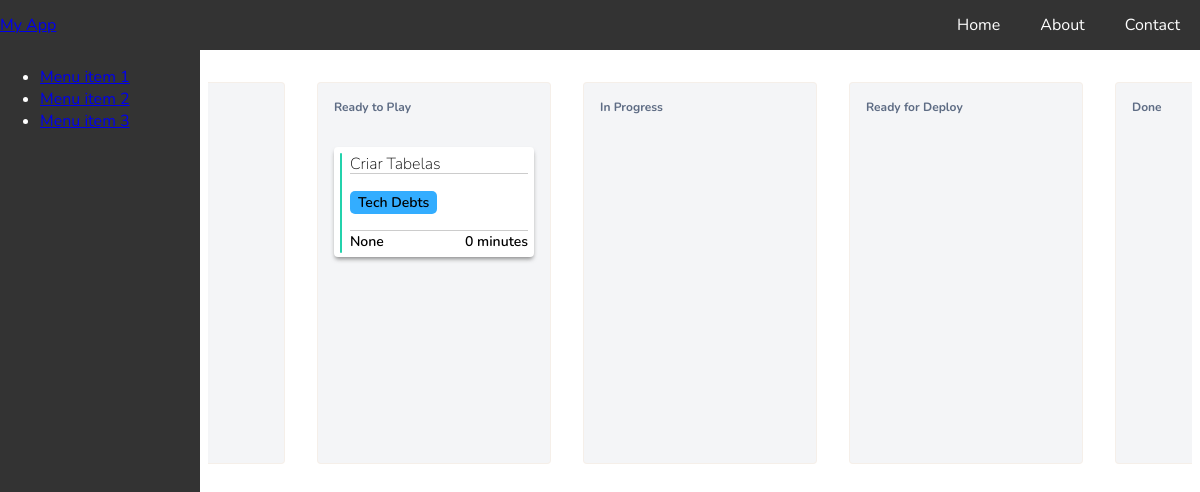
The page / on the database its author committed.
### core/models.py (models this page shows, shortened)
class Card(models.Model):
    card_id = models.UUIDField(primary_key=True, default=uuid.uuid4, editable=False)
    name = models.CharField(max_length=264, unique=False)
    content = models.TextField(null=True, blank=True)
    creation_date = models.DateField()
    last_modified = models.DateField()
    column = models.CharField(max_length=264, unique=False)
    assignee = models.CharField(max_length=264, unique=False, null=True, blank=True)
    card_type = models.CharField(max_length=264, unique=False)
    epic_link = models.ForeignKey('Epic', on_delete=models.CASCADE, null=True, blank=True)

class Epic(models.Model):
    epic_id = models.UUIDField(primary_key=True, default=uuid.uuid4, editable=False)
    name = models.CharField(max_length=264, unique=True)
    content = models.TextField(null=True, blank=True)
    creation_date = models.DateField()
    last_modified = models.DateField()
    assignee = models.CharField(max_length=264, unique=False, null=True, blank=True)
    def __str__(self):
        return str(self.name)

### core/views.py (the view)
# urls.py: path('', views.index),
def index(request):
    cards = Card.objects.all()
    today = date.today()
    return render(request, 'index.html', {'cards': cards, 'today': today})

### templates/index.html (shortened to what this page needs)
{% extends "base.html" %}
{% block content %}
    <nav>
        {% include "navbar.html" %}
    </nav>
    <aside>
        {% include "sidebar.html" %}
    </aside>
    <main>
        {% include "Kanban.html" %}
    </main>
{% endblock %}

### templates/Kanban.html (shortened to what this page needs)
<div class="kanban">
    <div class="boards" >
        <div class="board">
            <h3>Backlog</h3>
            <div class="dropzone">
            </div>
        </div>
        <div class="board">
            <h3>Ready to Play</h3>
            <div class="dropzone">
                {% for card in cards %}
                    {% if card.column == "ready-to-play"%}
                        <div class="card" draggable="true" data-card-id="{{ card.card_id }}">
                            <div class="card-right">
                                <div class="card-head">
                                    <div class="content">{{card.name}}</div>
                                </div>
                                <div class="card-body">
                                    <div class="epic-link">{{card.epic_link}}</div>
                                </div>
                                <div class="card-foot">
                                    <div class="assignee">{{card.assignee}}</div>
                                    <div class="days-on-column">
                                        {% if card.last_modified < today %}
                                            {{ today|timesince:card.last_modified }}
                                        {% endif %}
                                    </div>
                                </div>
                            </div>
                        </div>
                    {% endif %}
                {% endfor %}
            </div>
        </div>
        <div class="board">
            <h3>In Progress</h3>
            <div class="dropzone">
            </div>
        </div>
        <div class="board">
            <h3>Ready for Deploy</h3>
            <div class="dropzone">
            </div>
        </div>
        <div class="board done">
            <h3>Done</h3>
            <div class="dropzone">
            </div>
        </div>
    </div>
</div>

### static/css/style.css (style rules this page uses)
html { font-family: 'Nunito'; }
body { background-color: white; color: white; }
.boards { display: flex; flex-direction: row; justify-content: center; margin-top: 32px; height: 100%; overflow: auto; width: 100%; }
.board { background: #F4F5F7; border: 1px solid #FD951F11; border-radius: 4px; margin: 0 16px; flex-grow: 1; width: calc(100% - 200px); height: 100%; width: 100%; }
.board h3 { padding: 16px; margin: 0; color: #5e6c84; font-size: 12px; }
.dropzone { padding: 16px; min-width: 200px; min-height: 300px; flex-grow: 1; }
.card { height: 110px; background-color: white; margin-bottom: 16px; padding: 6px; box-shadow: 0 3px 4px -1px #727272cc; width: 100%; border-radius: 4px; font-weight: 600; font-size: 18px; display: flex; flex-direction: row; box-sizing: border-box; }
.content { color: black; font-size: 16px; font-weight: 50; }
.card, .dropzone { transition: 400ms; }
.card-head { height: 20px; width: auto; flex-shrink: 0; border-bottom: 1px solid #ccc; align-items: center; justify-content: center; }
.card-body { flex-grow: 1; width: 100%; flex-shrink: 0; border-bottom: 1px solid #ccc; display: flex; align-items: center; justify-content: left; }
.card-foot { height: 20px; width: auto; flex-shrink: 0; display: flex; align-items: center; justify-content: space-around; }
.epic-link { color: black; border-radius: 5px; padding: 2px 8px; text-align: left; font-size: 14px; background-color: #33adff; }
.assignee { color: black; flex-grow: 1; font-size: 14px; }
.days-on-column { color: black; font-size: 14px; }
.card-right { height: 100%; width: 100%; display: flex; flex-direction: column; }
aside { position: fixed; top: 50px; left: 0; bottom: 0; width: 200px; background-color: #333; color: #fff; }
main { margin-left: 200px; margin-top: 50px; position: relative; right: 0; bottom: 0; }
.kanban { display: flex; flex-direction: row; justify-content: center; margin-top: 32px; width: 100%; height: 100%; }

### rows shown on the page
Card: name "Criar Tabelas", epic_link "Tech Debts", assignee "None", last_modified "0 minutes"
